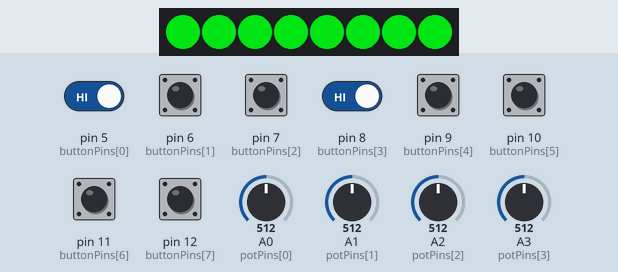
This sketch was run on a simulated Teensy 4. Parts: 8 RGB LEDs in strip order, left to right. The test bench sets the inputs (shaded band); at power-on: pin 5 (buttonPins[0]), pin 6 (buttonPins[1]), pin 7 (buttonPins[2]), pin 8 (buttonPins[3]), pin 9 (buttonPins[4]), pin 10 (buttonPins[5]), pin 11 (buttonPins[6]), pin 12 (buttonPins[7]) HIGH, A0 (potPins[0]) = 512, A1 (potPins[1]) = 512, A2 (potPins[2]) = 512, A3 (potPins[3]) = 512. Dim RGB values are drawn brighter than linear; the strip is taken to match the declared colour order; what the sketch prints to the serial monitor is not drawn.

Above: at 1.6 s.
1.7 s: pin 5 (buttonPins[0]) driven LOW and pin 8 (buttonPins[3]) driven LOW
At 3.4 s:
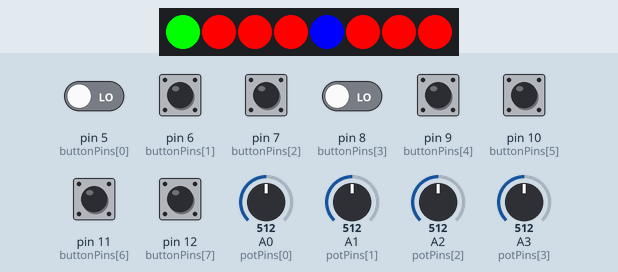
4.5 s: pin 8 (buttonPins[3]) driven HIGH
At 5.6 s:
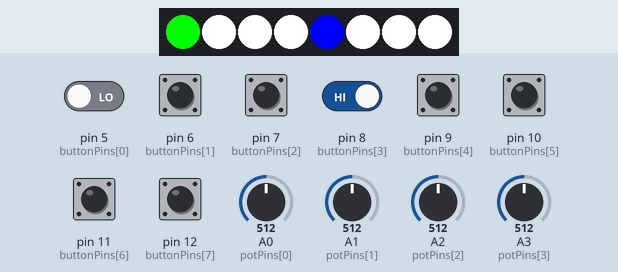
6.2 s: pin 9 (buttonPins[4]) pulled LOW for 0.15 s
At 6.49 s:
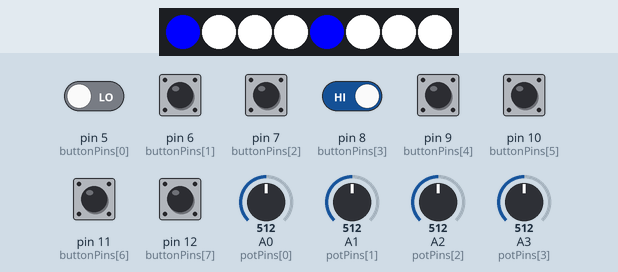
8.1 s: pin 9 (buttonPins[4]) pulled LOW for 1 s
At 9.24 s:
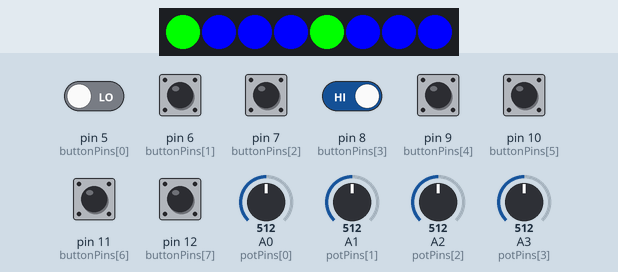
10.8 s: pin 9 (buttonPins[4]) pulled LOW for 0.15 s
At 11.12 s:
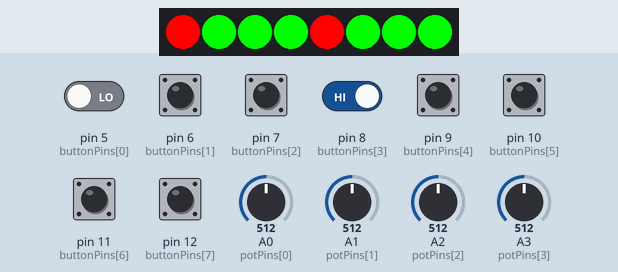
12.7 s: pin 5 (buttonPins[0]) driven HIGH
At 14.1 s:
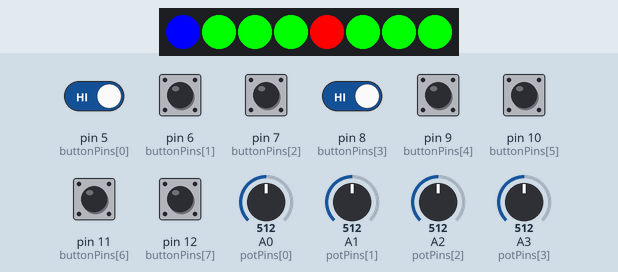
Timing chart, 0 to 15.4 s (numbered marks = the images above; inputs shaded):
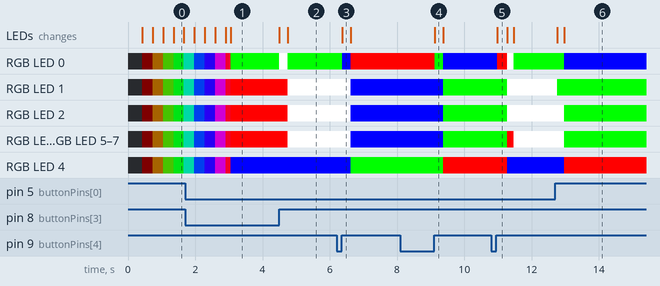

Measured:
- after the input at 1.7 s, the LEDs: first differ from a run without the input after 1.3 s (image 1)
- after the input at 4.5 s, RGB LED 0: RGB(0, 254, 0) → RGB(254, 254, 254) at once, → RGB(0, 254, 0) 0.24 s later; RGB LED 1–3, RGB LED 5–7: RGB(254, 0, 0) → RGB(254, 254, 254) after 0.24 s; the LEDs: first change at once (image 2 shows a later state)
- after the input at 6.2 s, RGB LED 0: RGB(0, 254, 0) → RGB(0, 0, 254) after 0.18 s, → RGB(254, 0, 0) 0.24 s later; RGB LED 1–3, RGB LED 5–7: RGB(254, 254, 254) → RGB(0, 0, 254) after 0.42 s; RGB LED 4: RGB(0, 0, 254) → RGB(0, 254, 0) after 0.42 s; the LEDs: change after 0.18 s (image 3)
- after the input at 8.1 s, RGB LED 0: RGB(254, 0, 0) → RGB(0, 254, 0) after 1.0 s, → RGB(0, 0, 254) 0.24 s later; RGB LED 1–3, RGB LED 5–7: RGB(0, 0, 254) → RGB(0, 254, 0) after 1.3 s; RGB LED 4: RGB(0, 254, 0) → RGB(254, 0, 0) after 1.3 s; the LEDs: change after 1.0 s (image 4)
- after the input at 10.8 s, RGB LED 0: RGB(0, 0, 254) → RGB(254, 0, 0) after 0.18 s, → RGB(254, 254, 254) 0.30 s later, → RGB(0, 254, 0) 0.18 s later; RGB LED 1: RGB(0, 254, 0) → RGB(254, 254, 254) after 0.48 s
- after the input at 12.7 s, RGB LED 0: RGB(0, 254, 0) → RGB(0, 0, 254) after 0.27 s; RGB LED 1: RGB(254, 254, 254) → RGB(0, 254, 0) after 0.06 s; RGB LED 2, RGB LED 3, RGB LED 5–7: RGB(254, 254, 254) → RGB(0, 254, 0) after 0.27 s; RGB LED 4: RGB(0, 0, 254) → RGB(254, 0, 0) after 0.27 s; the LEDs: first change after 0.06 s (image 6 shows a later state)

The sketch:

MIXI_Code.ino
```cpp
#include <Bounce2.h>
int buttonPins[] = {5, 6, 7, 8, 9, 10, 11, 12};
int buttonStates[] = {0, 0, 0, 0, 0, 0, 0, 0};
Bounce * buttons = new Bounce[8];

int potPins[] = {A0, A1, A2, A3};
int potStates[] = {0, 0, 0, 0};
int switchVal = 0;
int bright=0;
int potTol = 10;

#define NUM_LEDS 8
#include <Adafruit_NeoPixel.h>
Adafruit_NeoPixel strip(NUM_LEDS, 4, NEO_RGB + NEO_KHZ800);


void setup() {
  Serial.begin(9600);
  strip.begin();
  strip.clear();
  initializeButtons();
  initLEDs();
  //  Keeping this to start the LED's off and at brightness 0 to fade in
  Serial.println("My Time Has Come!");
}

void loop() {
  updatePots();
  updateButtons();
//  printButtons();
//  printPots();

    switch (switchVal) {
      case 0: BootUp(); switchVal++; break; // Boot Up Animation
      case 1: mode0();    break; // Mode 0
      case 2: mode1();    break; // Mode 1
      case 3: mode2();    break; // Mode 2
      case 4: secretMode3();    break; // Mode 3
    }

//  Zane Starter Code
//  updateButtons();
//  printButtons();
//  updatePots();
//  printPots();
}


// Old Switcher

//void switchy(){
//   for (int i = 0; i < 8; i++){
//      buttons[i].update();
//      if(buttons[i].rose()){
//       switchVal=(switchVal+1)%4;
//    }
//   }
//}
```

Initialize.ino
```cpp
void initLEDs(){
  for (int i = 0; i < 8; i++){
    strip.setPixelColor(i, 0, 0, 0);
    strip.setBrightness(0);
    strip.show();
    delay(50);
  }
}

void initializeButtons(){
  for (int i = 0; i < 8; i++){
    buttons[i].attach(buttonPins[i] , INPUT_PULLUP  );
    buttons[i].interval(25);
  }
}

void updateButtons(){
  for (int i = 0; i < 8; i++){
    buttons[i].update();
    if(buttons[i].rose()){buttonStates[i] = 1;}
    else{buttonStates[i] = 0;}
  }
}

void printButtons(){
  for (int i = 0; i < 8; i++){
    int thisButton = buttonStates[i];
    Serial.print(thisButton);
    Serial.print("\t");
  }
  //Serial.println();
}

void updatePots(){
  for (int i = 0; i < 4; i++){
    int thisPot = analogRead(potPins[i]);
    int mapPot = map(thisPot, 0, 1023, 0, 127);
    potStates[i] = mapPot;
  }
}

void printPots(){
  for (int i = 0; i < 4; i++){
    int thisPot = potStates[i];
    Serial.print(thisPot);
    Serial.print("\t");
  }
  Serial.println();
}

void BootUp(){
 for(uint16_t c=0; c<256; c++) {
  for(uint16_t i=0; i<strip.numPixels(); i++) {
      strip.setPixelColor(i, Wheel((c) & 255));
    }
    strip.setBrightness(bright);
    if(bright<254){
      bright+=2;
    }
    strip.show();
    delay(10);
  }
}

uint32_t Wheel(byte WheelPos) {
  WheelPos = 255 - WheelPos;
  if(WheelPos < 85) {
    return strip.Color(255 - WheelPos * 3, 0, WheelPos * 3);
  }
  if(WheelPos < 170) {
    WheelPos -= 85;
    return strip.Color(0, WheelPos * 3, 255 - WheelPos * 3);
  }
  WheelPos -= 170;
  return strip.Color(WheelPos * 3, 255 - WheelPos * 3, 0);
}

void colorWipe(int r, int g, int b) {
  for(int i=0; i<strip.numPixels(); i++) {
    strip.setPixelColor(i, r, g, b);
    strip.show();
    delay(30);
  }
}
```

mode0.ino
```cpp
boolean buts0[] = {0, 0, 0, 0, 0, 0, 0, 0};
int myPots0[] = {0, 0, 0, 0};

void mode0() {
  setMode0Color();
  switch0();
  beats0();
}

void setMode0Color() {
  strip.clear();
  strip.setPixelColor(0, 0, 255, 0);
  strip.setPixelColor(4, 0, 0, 255);
  strip.setPixelColor(1, 255, 0, 0);
  strip.setPixelColor(2, 255, 0, 0);
  strip.setPixelColor(3, 255, 0, 0);
  strip.setPixelColor(5, 255, 0, 0);
  strip.setPixelColor(6, 255, 0, 0);
  strip.setPixelColor(7, 255, 0, 0);
  strip.show();
}

void switch0() {
  for (int i = 0; i < 8; i++) {
    if (buttonStates[i] == 1 && i == 4) {
      colorWipe(0, 0, 255);
      switchVal = 2;
    }
    else if (buttonStates[i] == 1 && i == 0) {
      colorWipe(0, 255, 0);
      switchVal = 3;
    }
  }
     if (digitalRead(buttonPins[3]) && digitalRead(buttonPins[7])) {
      colorWipe(255, 255, 255);
      switchVal = 4;
    }
}

void beats0() {
  for (int i = 0; i < 8; i++) {
    if (buttonStates[i] == 1 && i != 0 && i != 4) {
      buts0[i] = !buts0[i];
      if (buts0[i] == 1) {
        usbMIDI.sendControlChange(i, 127, 1);
        strip.setPixelColor(i, 0, 0, 0);
        strip.show();
      } else {
        usbMIDI.sendControlChange(i, 0, 1);
        strip.setPixelColor(i, 255, 0, 0);
        strip.show();
      }
    }
  }

  for (int i = 0; i < 4; i++) {
    int myPot = potStates[i];
    if (abs(myPot - myPots0[i]) > potTol) {
//      Serial.print(myPot); Serial.print("\t"); Serial.println(myPots0[i]);
      usbMIDI.sendControlChange(i + 100, myPot, 1);
      myPots0[i] = myPot;
    }
  }
}
```

mode1.ino
```cpp
boolean buts1[] = {0, 0, 0, 0, 0, 0, 0, 0};
int myPots1[] = {0, 0, 0, 0};

void mode1() {
  setMode1Color();
  switch1();
  beats1();
}

void setMode1Color() {
  strip.clear();
  strip.setPixelColor(0, 255, 0, 0);
  strip.setPixelColor(4, 0, 255, 0);
  strip.setPixelColor(1, 0, 0, 255);
  strip.setPixelColor(2, 0, 0, 255);
  strip.setPixelColor(3, 0, 0, 255);
  strip.setPixelColor(5, 0, 0, 255);
  strip.setPixelColor(6, 0, 0, 255);
  strip.setPixelColor(7, 0, 0, 255);
  strip.show();
}

void switch1() {
  for (int i = 0; i < 8; i++) {
    if (buttonStates[3] == 1 && buttonStates[7] == 1) {
      colorWipe(0, 0, 0);
      switchVal = 4;
    }
    else if (buttonStates[i] == 1 && i == 4) {
      colorWipe(0, 255, 0);
      switchVal = 3;
    }
    else if (buttonStates[i] == 1 && i == 0) {
      colorWipe(255, 0, 0);
      switchVal = 1;
    }
  }
}

void beats1() {
  for (int i = 0; i < 8; i++) {
    if (buttonStates[i] == 1 && i != 0 && i != 4) {
      buts1[i] = !buts1[i];
      if (buts1[i] == 1) {
        usbMIDI.sendControlChange(i + 50, 127, 1);
      } else {
        usbMIDI.sendControlChange(i + 50, 0, 1);
      }
    }

  }

  for (int i = 0; i < 4; i++) {
    int myPot1 = potStates[i];
    if (abs(myPot1 - myPots1[i]) > potTol) {
      usbMIDI.sendControlChange(i + 120, myPot1, 1);
      myPots1[i] = myPot1;
    }
  }
}
```

mode2.ino
```cpp
boolean buts2[] = {0, 0, 0, 0, 0, 0, 0, 0};
int myPots2[] = {0, 0, 0, 0};

void mode2() {
  setMode2Color();
  switch2();
  beats2();
}

void setMode2Color() {
  strip.clear();
  strip.setPixelColor(0, 0, 0, 255);
  strip.setPixelColor(4, 255, 0, 0);
  strip.setPixelColor(1, 0, 255, 0);
  strip.setPixelColor(2, 0, 255, 0);
  strip.setPixelColor(3, 0, 255, 0);
  strip.setPixelColor(5, 0, 255, 0);
  strip.setPixelColor(6, 0, 255, 0);
  strip.setPixelColor(7, 0, 255, 0);
  strip.show();
}

void switch2() {
  for (int i = 0; i < 8; i++) {
    if (buttonStates[i] == 1 && i == 4) {
      colorWipe(255, 0, 0);
      switchVal = 1;
    }
    else if (buttonStates[i] == 1 && i == 0) {
      colorWipe(0, 0, 255);
      switchVal = 2;
    }
  }
    if (buttonStates[3] == 1 && buttonStates[7] == 1) {
        colorWipe(0, 0, 0);
        switchVal = 4;
    }
}

void beats2() {
  for (int i = 0; i < 8; i++) {
    if (buttonStates[i] == 1 && i != 0 && i != 4) {
      buts2[i] = !buts2[i];
      if (buts2[i] == 1) {
        usbMIDI.sendControlChange(i + 75, 127, 1);
      } else {
        usbMIDI.sendControlChange(i + 75, 0, 1);
      }
    }
  }

  for (int i = 0; i < 4; i++) {
    int myPot2 = potStates[i];
    if (abs(myPot2 - myPots2[i]) > potTol) {
      usbMIDI.sendControlChange(i + 140, myPot2, 1);
      myPots2[i] = myPot2;
    }
  }
}
```

secretMode3.ino
```cpp
boolean buts3[] = {0, 0, 0, 0, 0, 0, 0, 0};
int myPots3[] = {0, 0, 0, 0};

void secretMode3() {
  setMode3Color();
  switch3();
  beats3();
}

void setMode3Color() {
  strip.clear();
  strip.setPixelColor(0, 0, 255, 0);
  strip.setPixelColor(4, 0, 0, 255);
  strip.setPixelColor(1, 255, 255, 255);
  strip.setPixelColor(2, 255, 255, 255);
  strip.setPixelColor(3, 255, 255, 255);
  strip.setPixelColor(5, 255, 255, 255);
  strip.setPixelColor(6, 255, 255, 255);
  strip.setPixelColor(7, 255, 255, 255);
  strip.show();
}

void switch3() {
  for (int i = 0; i < 8; i++) {
    if (buttonStates[i] == 1 && i == 4){
      colorWipe(0,0,255);
      switchVal = 2;
    }
    else if (buttonStates[i] == 1 && i == 0) {
      colorWipe(0,255,0);
      switchVal = 3;
    }
  }
}

void beats3() {
  for (int i = 0; i < 8; i++) {
    if (buttonStates[i] == 1 && i != 0 && i != 4) {
      buts3[i] = !buts3[i];
      if (buts3[i] == 1) {
        usbMIDI.sendControlChange(i + 200, 127, 1);
      } else {
        usbMIDI.sendControlChange(i + 200, 0, 1);
      }
    }
  }

  for (int i = 0; i < 4; i++) {
    int myPot3 = potStates[i];
    if (abs(myPot3 - myPots3[i]) > potTol) {
      usbMIDI.sendControlChange(i + 220, myPot3, 1);
      myPots3[i] = myPot3;
    }
  }
}
```
